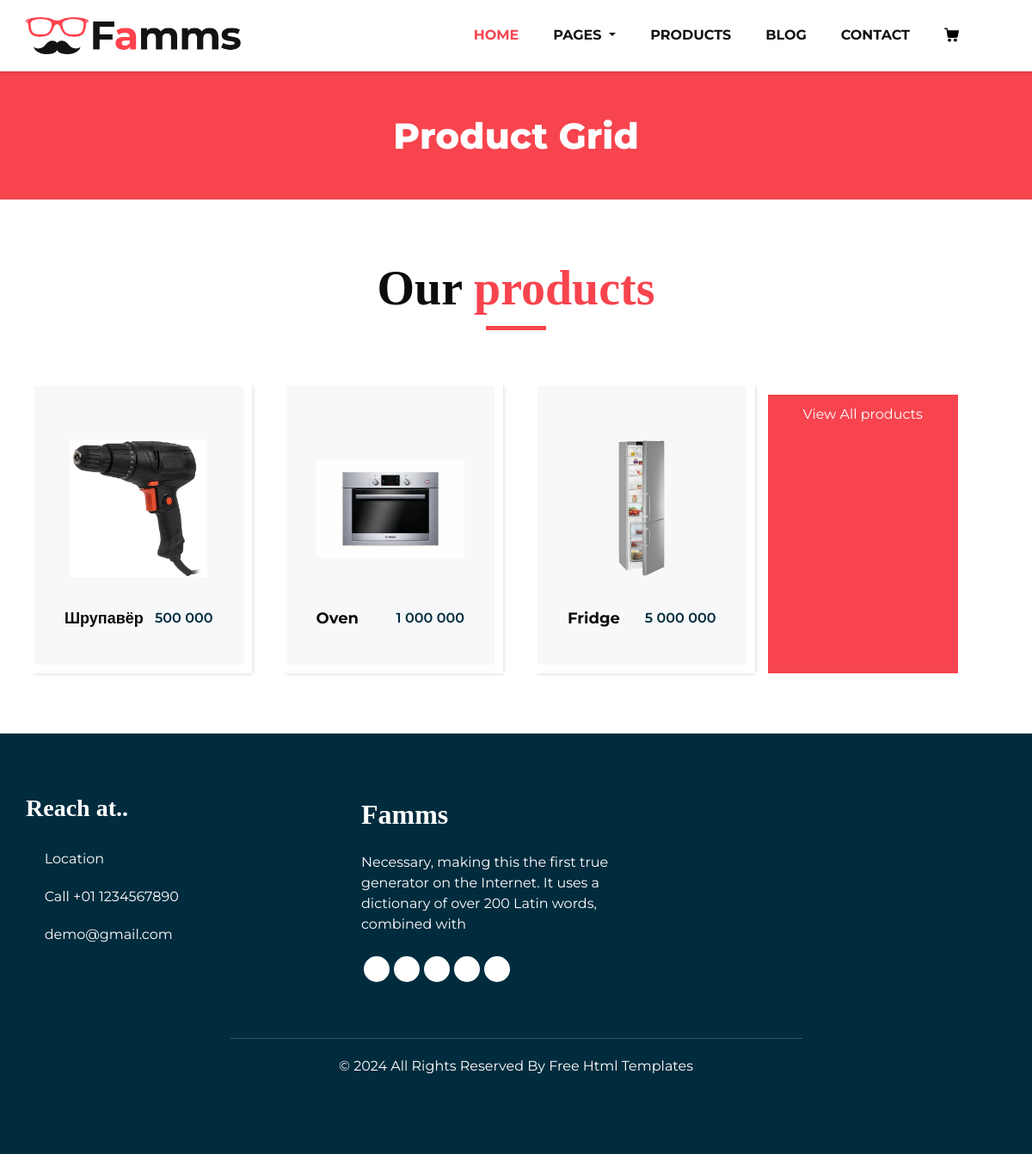
Page /apliances on the committed database.
### product/models.py (models this page shows)
class Products(models.Model):
    PHONE = 'phone'
    APLIANCES = 'apliances'
    LAPTOP = 'laptop'
    TAG = (
        ('phone', PHONE),
        ('apliances', APLIANCES),
        ('laptop', LAPTOP)
    )
    title = models.CharField(max_length=100)
    img = models.ImageField()
    price = models.CharField(max_length=50)
    description = models.TextField()
    type = models.ForeignKey(Category, on_delete=models.CASCADE, related_name='products')
    tag = models.CharField(max_length=50, choices=TAG)
    @property
    def imageURL(self):
        return self.img.url

### product/views.py (the view)
# urls.py: path('apliances', apliances, name='apliances')
def apliances(request):
    apliances = Products.objects.filter(tag='apliances').order_by('-id')
    context = {
        'apliances': apliances
    }
    return render(request=request,
                  template_name='apliances.html',
                  context=context)

### product/models.py (called while the page is built)
    def __str__(self):
        return self.name

### templates/apliances.html (shortened to what this page needs)
<!DOCTYPE html>
{% load static %}
<html>
   <head>
      <link rel="stylesheet" type="text/css" href="{% static 'css/bootstrap.css' %}" />
      <link href="{% static 'css/font-awesome.min.css' %}" rel="stylesheet" />
      <link href="{% static 'css/style.css' %}" rel="stylesheet" />
      <link href="{% static 'css/responsive.css' %}" rel="stylesheet" />
   </head>
   <body class="sub_page">
      <div class="hero_area">
         <header class="header_section">
            <div class="container">
               <nav class="navbar navbar-expand-lg custom_nav-container ">
                  <a class="navbar-brand" href="index.html"><img width="250" src="{% static 'images/logo.png' %}" alt="#" /></a>
                  <div class="collapse navbar-collapse" id="navbarSupportedContent">
                     <ul class="navbar-nav">
                        <li class="nav-item active">
                           <a class="nav-link" href="{% url 'index' %}">Home <span class="sr-only">(current)</span></a>
                        </li>
                       <li class="nav-item dropdown">
                           <a class="nav-link dropdown-toggle" href="#" data-toggle="dropdown" role="button" aria-haspopup="true" aria-expanded="true"> <span class="nav-label">Pages </a>
                        </li>
                        <li class="nav-item">
                           <a class="nav-link" href="{% url 'product' %}">Products</a>
                        </li>
                        <li class="nav-item">
                           <a class="nav-link" href="{% url 'blog_list' %}">Blog</a>
                        </li>
                        <li class="nav-item">
                           <a class="nav-link" href="{% url 'contact' %}">Contact</a>
                        </li>
                        <li class="nav-item">
                           <a class="nav-link" href="#">
                           </a>
                        </li>
                        <form class="form-inline">
                           <button class="btn  my-2 my-sm-0 nav_search-btn" type="submit">
                           <i class="fa fa-search" aria-hidden="true"></i>
                           </button>
                        </form>
                     </ul>
                  </div>
               </nav>
            </div>
         </header>
      </div>
      <section class="inner_page_head">
         <div class="container_fuild">
            <div class="row">
               <div class="col-md-12">
                  <div class="full">
                     <h3>Product Grid</h3>
                  </div>
               </div>
            </div>
         </div>
      </section>
      <section class="product_section layout_padding">
         <div class="container">
            <div class="heading_container heading_center">
               <h2>
                  Our <span>products</span>
               </h2>
            </div>
            <div class="row">
               {% for apliance in apliances %}
               <div class="col-sm-6 col-md-4 col-lg-3">
                  <div class="box">
                     <div class="img-box">
                        <img src="{{ apliance.imageURL }}" alt="">
                     </div>
                     <div class="detail-box">
                        <h5>
                           {{ apliance.title }}
                        </h5>
                        <h6>
                           {{ apliance.price }}
                        </h6>
                     </div>
                  </div>
               </div>
               {% endfor %}
            <div class="btn-box">
               <a href="">
               View All products
               </a>
            </div>
         </div>
      </section>
      <footer class="footer_section">
         <div class="container">
            <div class="row">
               <div class="col-md-4 footer-col">
                  <div class="footer_contact">
                     <h4>
                        Reach at..
                     </h4>
                     <div class="contact_link_box">
                        <a href="">
                        <i class="fa fa-map-marker" aria-hidden="true"></i>
                        <span>
                        Location
                        </span>
                        </a>
                        <a href="">
                        <i class="fa fa-phone" aria-hidden="true"></i>
                        <span>
                        Call +01 1234567890
                        </span>
                        </a>
                        <a href="">
                        <i class="fa fa-envelope" aria-hidden="true"></i>
                        <span>
                        demo@gmail.com
                        </span>
                        </a>
                     </div>
                  </div>
               </div>
               <div class="col-md-4 footer-col">
                  <div class="footer_detail">
                     <a href="index.html" class="footer-logo">
                     Famms
                     </a>
                     <p>
                        Necessary, making this the first true generator on the Internet. It uses a dictionary of over 200 Latin words, combined with
                     </p>
                     <div class="footer_social">
                        <a href="">
                        <i class="fa fa-facebook" aria-hidden="true"></i>
                        </a>
                        <a href="">
                        <i class="fa fa-twitter" aria-hidden="true"></i>
                        </a>
                        <a href="">
                        <i class="fa fa-linkedin" aria-hidden="true"></i>
                        </a>
                        <a href="">
                        <i class="fa fa-instagram" aria-hidden="true"></i>
                        </a>
                        <a href="">
                        <i class="fa fa-pinterest" aria-hidden="true"></i>
                        </a>
                     </div>
                  </div>
               </div>
               <div class="col-md-4 footer-col">
                  <div class="map_container">
                     <div class="map">
                        <div id="googleMap"></div>
                     </div>
                  </div>
               </div>
            </div>
            <div class="footer-info">
               <div class="col-lg-7 mx-auto px-0">
                  <p>
                     &copy; <span id="displayYear"></span> All Rights Reserved By
                     <a href="https://html.design/">Free Html Templates</a>
                  </p>
               </div>
            </div>
         </div>
      </footer>
   </body>
</html>

### static/css/responsive.css (style rules this page uses)
@media (min-width: 1200px) { .container { max-width: 1170px; } }

### rows in the picture
Products: imageURL (picture), title "Шрупавёр", price "500 000"
Products: imageURL (picture), title "Oven", price "1 000 000"
Products: imageURL (picture), title "Fridge", price "5 000 000"
